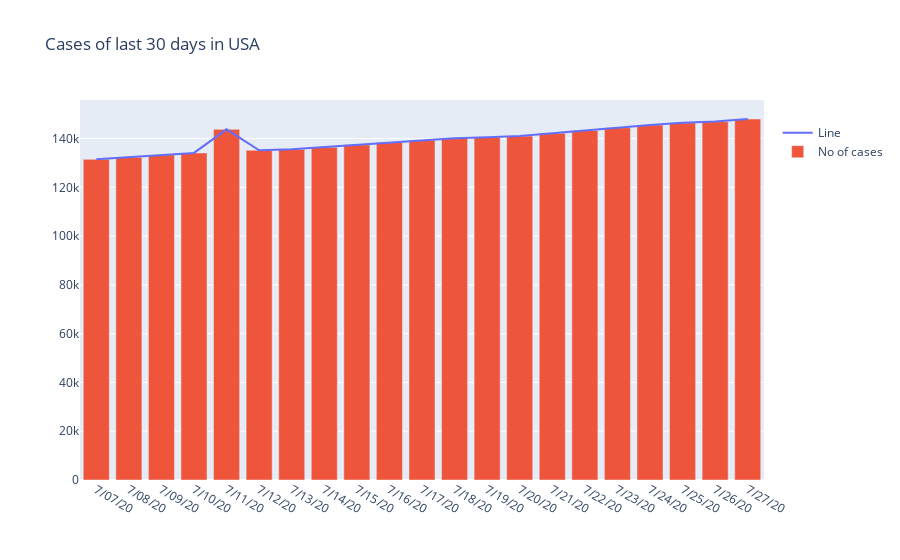

Notebook code for this chart:
### Code cell
import plotly.express as px

dates = ['7/07/20','7/08/20','7/09/20','7/10/20','7/11/20','7/12/20','7/13/20','7/14/20','7/15/20','7/16/20',
'7/17/20','7/18/20','7/19/20','7/20/20','7/21/20','7/22/20','7/23/20','7/24/20','7/25/20','7/26/20','7/27/20']
fig = px.line(x=dates, y=[131480,132300,133290,134101,143777,135205,135566,136466,137415,138358,
139266,140119,140534,141025,142121,143316,144430,145560,146465,146935,148011], color=px.Constant("Line"),
             labels=dict(x=" ", y=" ", color=" "), title='Cases of last 30 days in USA')
fig.add_bar(x=dates, y=[131480,132300,133290,134101,143777,135205,135566,136466,137415,138358,
139266,140119,140534,141025,142121,143316,144430,145560,146465,146935,148011], name="No of cases")
fig.show()

### Figure 1 — Plotly figure (JSON) as saved in the notebook; plotly's stock layout.template omitted (floating-point values rounded to 4 significant figures)
{"data": [{"hovertemplate": " =%{y}<extra></extra>", "legendgroup": "Line", "line": {"color": "#636efa", "dash": "solid"}, "marker": {"symbol": "circle"}, "mode": "lines", "name": "Line", "orientation": "v", "showlegend": true, "type": "scatter", "x": ["7/07/20", "7/08/20", "7/09/20", "7/10/20", "7/11/20", "7/12/20", "7/13/20", "7/14/20", "7/15/20", "7/16/20", "7/17/20", "7/18/20", "7/19/20", "7/20/20", "7/21/20", "7/22/20", "7/23/20", "7/24/20", "7/25/20", "7/26/20", "7/27/20"], "xaxis": "x", "y": [131480, 132300, 133290, 134101, 143777, 135205, 135566, 136466, 137415, 138358, 139266, 140119, 140534, 141025, 142121, 143316, 144430, 145560, 146465, 146935, 148011], "yaxis": "y"}, {"name": "No of cases", "type": "bar", "x": ["7/07/20", "7/08/20", "7/09/20", "7/10/20", "7/11/20", "7/12/20", "7/13/20", "7/14/20", "7/15/20", "7/16/20", "7/17/20", "7/18/20", "7/19/20", "7/20/20", "7/21/20", "7/22/20", "7/23/20", "7/24/20", "7/25/20", "7/26/20", "7/27/20"], "y": [131480, 132300, 133290, 134101, 143777, 135205, 135566, 136466, 137415, 138358, 139266, 140119, 140534, 141025, 142121, 143316, 144430, 145560, 146465, 146935, 148011]}], "layout": {"legend": {"title": {"text": " "}, "tracegroupgap": 0}, "title": {"text": "Cases of last 30 days in USA"}, "xaxis": {"anchor": "y", "domain": [0, 1], "title": {"text": " "}}, "yaxis": {"anchor": "x", "domain": [0, 1], "title": {"text": " "}}}}
